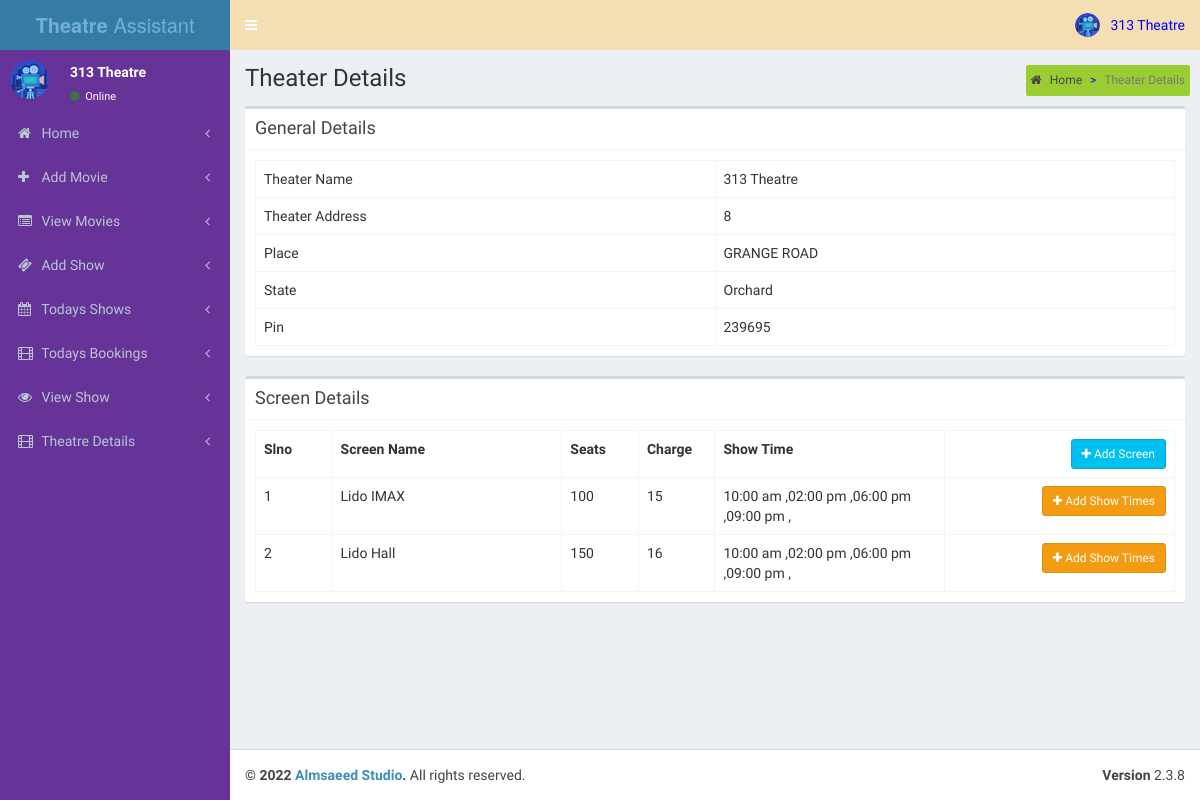
The app's page /theatre/pages/add_theatre_2.php (signed in) with its own data.
### tables this page shows
CREATE TABLE
    `app_cinemas` (
        `cinema_id` int(11) NOT NULL,
        `name` varchar(100) DEFAULT NULL,
        `address` varchar(100) DEFAULT NULL,
        `place` varchar(100) DEFAULT NULL,
        `state` varchar(50) DEFAULT NULL,
        `pin` int(11) DEFAULT NULL
    );

CREATE TABLE
    `app_hall` (
        `screen_id` int(11) NOT NULL,
        `cinema_id` int(11) DEFAULT NULL,
        `screen_name` varchar(110) DEFAULT NULL,
        `seats` int(11) DEFAULT NULL COMMENT 'number of seats',
        `charge` int(11) DEFAULT NULL
    );

CREATE TABLE
    `app_time_slot` (
        `st_id` int(11) NOT NULL,
        `screen_id` int(11) DEFAULT NULL,
        `name` varchar(40) DEFAULT NULL COMMENT 'noon,second,etc',
        `start_time` time DEFAULT NULL
    );

### theatre/pages/add_theatre_2.php (the view, shortened to what this page needs)
<?php
include('header.php');
?>
  <div class="content-wrapper">
    <section class="content-header">
      <h1>
        Theater Details
      </h1>
      <ol class="breadcrumb">
        <li><a href="index.php"><i class="fa fa-home"></i> Home</a></li>
        <li class="active">Theater Details</li>
      </ol>
    </section>
    <section class="content">
      <div class="box">
         <div class="box-header with-border">
              <h3 class="box-title">General Details</h3>
            </div>
        <div class="box-body">
          <?php
            $th=mysqli_query($con,"select * from app_cinemas where cinema_id='".$_SESSION['theatre']."'");
            $theatre=mysqli_fetch_array($th);
          ?>
            <table class="table table-bordered table-hover">
                <tr>
                    <td class="col-md-6">Theater Name</td>
                    <td  class="col-md-6"><?php echo $theatre['name'];?></td>
                </tr>
                <tr>
                    <td>Theater Address</td>
                    <td><?php echo $theatre['address'];?></td>
                </tr>
                <tr>
                    <td>Place</td>
                    <td><?php echo $theatre['place'];?></td>
                </tr>
                <tr>
                    <td>State</td>
                    <td><?php echo $theatre['state'];?></td>
                </tr>
                <tr>
                    <td>Pin</td>
                    <td><?php echo $theatre['pin'];?></td>
                </tr>
            </table>
        </div>
      </div>
         <div class="box">
         <div class="box-header with-border">
              <h3 class="box-title">Screen Details</h3>
            </div>
        <div class="box-body" id="screendtls">
          <?php
            $sr=mysqli_query($con,"select * from app_hall where cinema_id='".$_SESSION['theatre']."'");
            if(mysqli_num_rows($sr))
            {
          ?>
            <table class="table table-bordered table-hover">
              <th class="col-md-1">Slno</th>
              <th class="col-md-3">Screen Name</th>
              <th class="col-md-1">Seats</th>
              <th class="col-md-1">Charge</th>
              <th class="col-md-3">Show Time</th>
              <th class="text-right col-md-3"><button data-toggle="modal" data-target="#view-modal" id="getUser" class="btn btn-sm btn-info"><i class="fa fa-plus"></i> Add Screen</button></th>
                <?php
                $sl=1;
                while($screen=mysqli_fetch_array($sr))
                {
                  ?>
                  <tr>
                    <td><?php echo $sl;?></td>
                    <td><?php echo $screen['screen_name'];?></td>
                    <td><?php echo $screen['seats'];?></td>
                    <td><?php echo $screen['charge'];?></td>
                    <?php
                      $st=mysqli_query($con,"select * from app_time_slot where screen_id='".$screen['screen_id']."'");
                    ?>
                    <td><?php if(mysqli_num_rows($st)) { while($stm=mysqli_fetch_array($st))
                    { echo date('h:i a',strtotime($stm['start_time']))." ,";}}
                    else
                    {echo "No Show Time Added";}
                    ?></td>
                    <td class="text-right"><button data-toggle="modal" data-id="<?php echo $screen['screen_id'];?>" data-target="#view-modal2" id="getUser2" class="btn btn-sm btn-warning"><i class="fa fa-plus"></i> Add Show Times</button></td>
                  </tr>
                  <?php
                  $sl++;
                }
                ?>
            </table>
            <?php
            }
            else
            {
              ?>
              <button data-toggle="modal" data-target="#view-modal" id="getUser" class="btn btn-sm btn-info"><i class="fa fa-plus"></i> Add Screen</button>
              <?php
            }
            ?>
        </div>
      </div>
    </section>
  </div>
  <?php
include('footer.php');
?>

### theatre/pages/header.php (shortened to what this page needs)
<?php
include('../../config.php');
$th=mysqli_query($con,"select * from app_cinemas where cinema_id='".$_SESSION['theatre']."'");
$theatre=mysqli_fetch_array($th);
?>
<!DOCTYPE html>
<html>
<head>
  <link rel="stylesheet" href="../validation/dist/css/bootstrapValidator.css"/>
  <link rel="stylesheet" href="../bootstrap/css/bootstrap.min.css">
  <link rel="stylesheet" href="https://cdnjs.cloudflare.com/ajax/libs/font-awesome/4.5.0/css/font-awesome.min.css">
  <link rel="stylesheet" href="https://cdnjs.cloudflare.com/ajax/libs/ionicons/2.0.1/css/ionicons.min.css">
  <link rel="stylesheet" href="../dist/css/AdminLTE.min.css">
  <link rel="stylesheet" href="../dist/css/skins/_all-skins.min.css">
</head>
<body class="hold-transition skin-blue sidebar-mini">
<div class="wrapper">
  <header class="main-header">
    <a href="index.php" class="logo">
      <span class="logo-lg"><b>Theatre</b> Assistant</span>
    </a>
    <nav class="navbar navbar-static-top">
      <a href="#" class="sidebar-toggle" data-toggle="offcanvas" role="button">
      </a>
      <div class="navbar-custom-menu">
        <ul class="nav navbar-nav">
          <li class="dropdown user user-menu">
            <a href="#" class="dropdown-toggle" data-toggle="dropdown">
              <img src="cinema.png" class="user-image" alt="User Image">
              <span class="hidden-xs"><?php echo $theatre['name'];?></span>
            </a>
          </li>
        </ul>
      </div>
    </nav>
  </header>
  <aside class="main-sidebar">
    <section class="sidebar">
      <div class="user-panel">
        <div class="pull-left image">
          <img src="cinema.png" class="img-circle" alt="User Image">
        </div>
        <div class="pull-left info">
          <p><?php echo $theatre['name'];?></p>
          <a href="#"><i class="fa fa-circle text-success"></i> Online</a>
        </div>
      </div>
      <ul class="sidebar-menu">
        <li class="treeview">
          <a href="index.php">
            <i class="fa fa-home"></i> <span>Home</span>
            <span class="pull-right-container">
              <i class="fa fa-angle-left pull-right"></i>
            </span>
          </a>
        </li>
          <li class="treeview">
          <a href="add_movie.php">
            <i class="fa fa-plus"></i> <span>Add Movie</span>
            <span class="pull-right-container">
              <i class="fa fa-angle-left pull-right"></i>
            </span>
          </a>
        </li>
        <li class="treeview">
          <a href="view_movie.php">
            <i class="fa fa-list-alt"></i> <span>View Movies</span>
            <span class="pull-right-container">
              <i class="fa fa-angle-left pull-right"></i>
            </span>
          </a>
        </li>
        <li class="treeview">
          <a href="add_show.php">
            <i class="fa fa-ticket"></i> <span>Add Show</span>
            <span class="pull-right-container">
              <i class="fa fa-angle-left pull-right"></i>
            </span>
          </a>
        </li>
        <li class="treeview">
          <a href="todays_shows.php">
            <i class="fa fa-calendar"></i> <span>Todays Shows</span>
            <span class="pull-right-container">
              <i class="fa fa-angle-left pull-right"></i>
            </span>
          </a>
        </li>
        <li class="treeview">
          <a href="tickets.php">
            <i class="fa fa-film"></i> <span>Todays Bookings</span>
            <span class="pull-right-container">
              <i class="fa fa-angle-left pull-right"></i>
            </span>
          </a>
        </li>
        <li class="treeview">
          <a href="view_shows.php">
            <i class="fa fa-eye"></i> <span>View Show</span>
            <span class="pull-right-container">
              <i class="fa fa-angle-left pull-right"></i>
            </span>
          </a>
        </li>
        <li class="treeview">
          <a href="add_theatre_2.php">
            <i class="fa fa-film"></i> <span>Theatre Details</span>
            <span class="pull-right-container">
              <i class="fa fa-angle-left pull-right"></i>
            </span>
          </a>
        </li>
      </ul>
    </section>
  </aside>

### records on screen
app_cinemas: name "313 Theatre", address "8", place "GRANGE ROAD", state "Orchard", pin "239695"
app_hall: screen_name "Lido IMAX", seats "100", charge "15"
app_time_slot: start_time "10:00 am"
app_time_slot: start_time "02:00 pm"
app_time_slot: start_time "06:00 pm"
app_time_slot: start_time "09:00 pm"
app_hall: screen_name "Lido Hall", seats "150", charge "16"
app_time_slot: start_time "10:00 am"
app_time_slot: start_time "02:00 pm"
app_time_slot: start_time "06:00 pm"
app_time_slot: start_time "09:00 pm"
